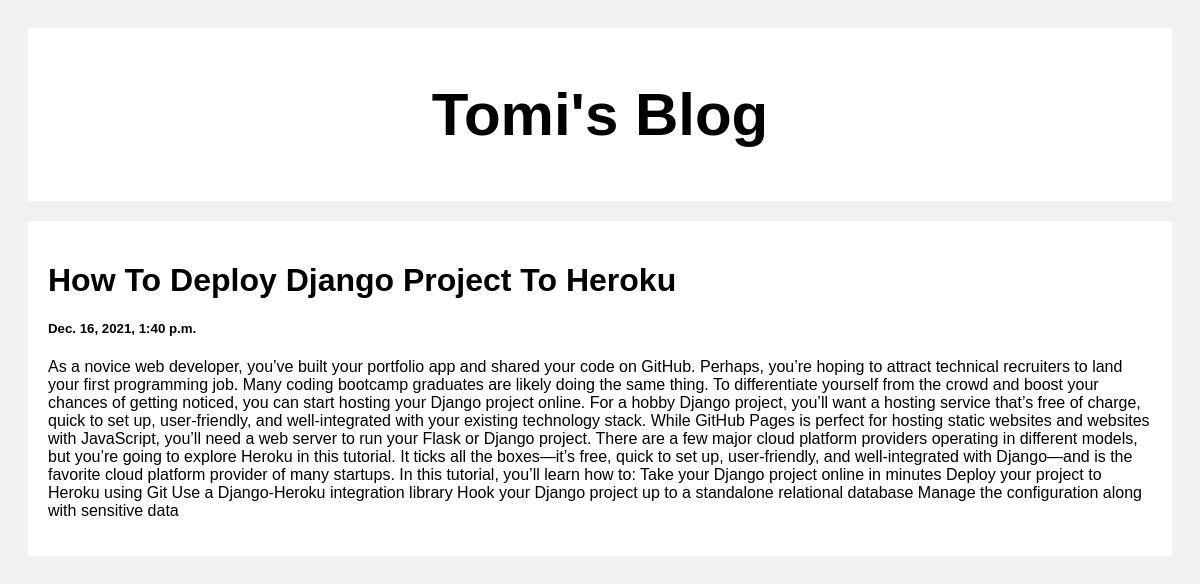
The app's page /post/1/ with its own data.
### posts/models.py (models this page shows)
class Post(models.Model):
    title = models.CharField(max_length = 100)
    body = models.CharField(max_length = 1000000)
    created_at = models.DateTimeField(default = datetime.now, blank = True)

### posts/views.py (the view)
# urls.py: path('post/<str:id>/', views.post, name = 'post')
def post(request, id):
    post = models.Post.objects.get(id = id)
    return render(request, 'post.html', {'post': post})

### templates/post.html (shortened to what this page needs)
<!DOCTYPE html>
<html>
<head>
</head>
<body>
<div class="header">
  <h2>Tomi's Blog</h2>
</div>
<div class="row">
  <div class="leftcolumn">
    <div class="card">
        <h1>{{ post.title }}</h1>
        <h5>{{ post.created_at }}</h5>
        <p>{{ post.body }}</p>
    </div>
  </div>
</div>
</body>
</html>

### templates/post.html (style rules this page uses)
* { box-sizing: border-box; }
body { font-family: Arial; padding: 20px; background: #f1f1f1; }
.header { padding: 2px; font-size: 40px; text-align: center; background: white; }
.leftcolumn { float: left; width: 100%; }
.card { background-color: white; padding: 20px; margin-top: 20px; }
.row:after { content: ""; display: table; clear: both; }

### records on screen
Post: title "How To Deploy Django Project To Heroku", created_at "Dec. 16, 2021, 1:40 p.m.", body "As a novice web developer, you’ve built your portfolio app and shared your code on GitHub. Perhaps, you’re hoping to attract technical recruiters to land your first programming job. Many coding bootcamp graduates are likely doing the same thing. To differentiate yourself from the crowd and boost your chances of getting noticed, you can start hosting your Django project online. For a hobby Django project, you’ll want a hosting service that’s free of charge, quick to set up, user-friendly, and well-integrated with your existing technology stack. While GitHub Pages is perfect for hosting static websites and websites with JavaScript, you’ll need a web server to run your Flask or Django project.…"
